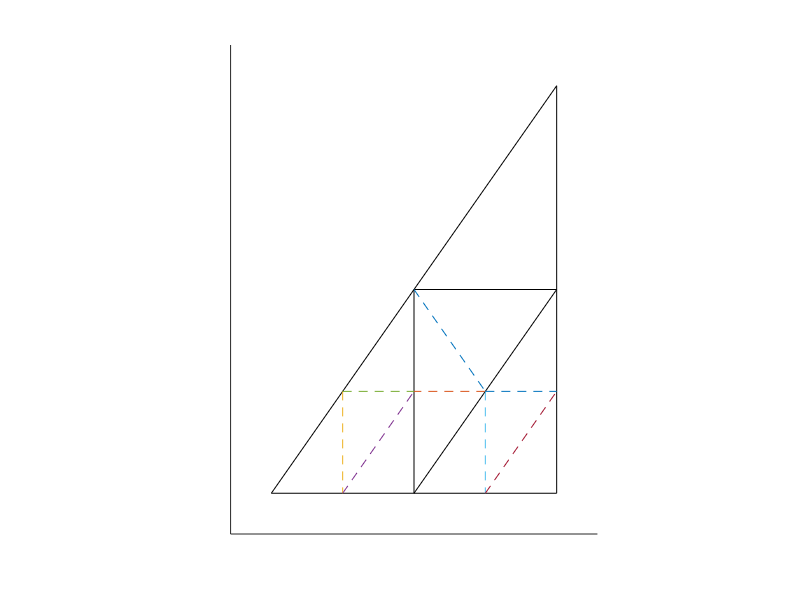

Write MATLAB code to recreate this figure.
clear;
clc;

hold on

%--------------------------------------------------------------------------

theta = 55*pi/180;
t = tan(theta);

X=[0,0,1/t];
Y=[-1,0,0];

x=X(1:2);
y=Y(1:2);
plot(x,y,'k');

x=X(2:3);
y=Y(2:3);
plot(x,y,'k');

x=X(1:2:3);
y=Y(1:2:3);
plot(x,y,'k');

%--------------------------------------------------------------------------

X=[-1/t,1/t,1/t];
Y=[-1,1,-1];

x=X(1:2);
y=Y(1:2);
plot(x,y,'k');

x=X(2:3);
y=Y(2:3);
plot(x,y,'k');

x=X(1:2:3);
y=Y(1:2:3);
plot(x,y,'k');

%--------------------------------------------------------------------------

X=[0,1/(2*t),0];
Y=[0,-1/2,-1/2];

x=X(1:2);
y=Y(1:2);
plot(x,y,'--');

x=X(2:3);
y=Y(2:3);
plot(x,y,'--');

%--------------------------------------------------------------------------

X=[-1/(2*t),-1/(2*t),0];
Y=[-1/2,-1,-1/2];

x=X(1:2);
y=Y(1:2);
plot(x,y,'--');

x=X(2:3);
y=Y(2:3);
plot(x,y,'--');

x=X(1:2:3);
y=Y(1:2:3);
plot(x,y,'--');

%--------------------------------------------------------------------------

X=[1/(2*t),1/(2*t),1/t];
Y=[-1/2,-1,-1/2];

x=X(1:2);
y=Y(1:2);
plot(x,y,'--');

x=X(2:3);
y=Y(2:3);
plot(x,y,'--');

x=X(1:2:3);
y=Y(1:2:3);
plot(x,y,'--');

%--------------------------------------------------------------------------

hold off
axis equal
set(gca,'xlim',[-1/t-0.2 1/t+0.2]);
set(gca,'ylim',[-1.2 1.2]);
set(gca,'Box','off');
set(gca,'xtick',[]);
set(gca,'ytick',[]);
